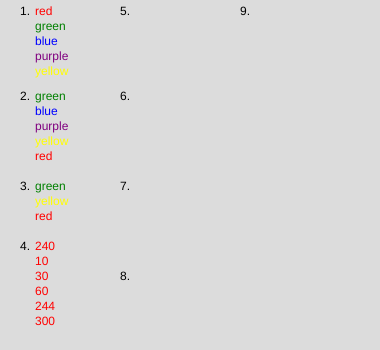
Frame 1 (no input)
Frame 60 (no input): identical to frame 1, image omitted
Frame 120 (the mouse pressed at the canvas centre since frame 60): identical to frame 1, image omitted

The p5.js sketch that drew this single still picture (run headless with seeded random() and noise() and a simulated clock; from frame 60 on, the mouse is pressed at the canvas centre):

// p5.js sketch
// ── sketch.js
let cijfers = [400, 240, 10, 490, 30, 60, 244, 500, 301, 300]
let rekenCijfer = [3,55,93,20,102,6]
let cijferRekenen = [14,22,80,5]
function setup() {
  createCanvas(380, 350);
}

function draw() {
  let colors = ["red", "green", "blue", "purple", "yellow"]
  background(220);
  fill("black");
  text("1.",20,15);
  text("2.",20,100);
  text("3.",20,190);
  text("4.",20,250);
  text("5.",120,15);
  text("6.",120,100);
  text("7.",120,190);
  text("8.",120,280);
  text("9.",240,15);

  //opdracht 1
  for(let i = 0; i < colors.length; i++){
    fill(colors[i]);
    text(colors[i],35,15 + (15* i));
  }
  //opdracht 2
  colors.shift()
  colors.push("red")
  for(let i = 0; i < colors.length; i++){
    fill(colors[i]);
    text(colors[i],35,100 + (15 * i));
  }
  //opdracht 3
  colors.splice(1,2);
  for(let i = 0; i < colors.length; i++){
    fill(colors[i]);
    text(colors[i],35,190 + (15 * i));
  }
  // opdracht 4
  let y = 250
  for(let i = 0; i < cijfers.length; i++){
    if(cijfers[i] <= 300){
      text(cijfers[i],35, y);
      y += 15
  }
}
// opdracht 5
for(let i = 0; i < 500; i++){
  text(rekenCijfer + cijferRekenen);
}
}
